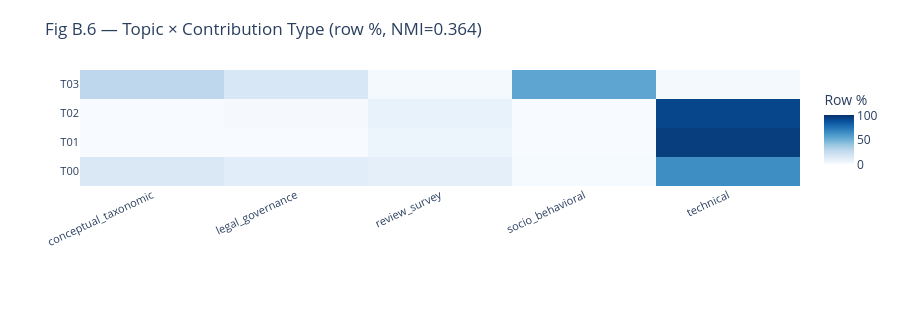

The code cell stored with this chart in its notebook:
### Code cell
# Fig B.6 — Topic × Contribution Type heatmap (row-normalised %)
df_v = df[df["topic_id_clean"] >= 0].copy()
df_v["t_short"] = df_v["topic_id_clean"].map(lambda t: f"T{t:02d}")

ct_count = pd.crosstab(df_v["t_short"], df_v["contribution_type"])
ct_count = ct_count.reindex(sorted(ct_count.index))
ct_pct   = ct_count.div(ct_count.sum(axis=1), axis=0).mul(100).round(1)

nmi_ct = normalized_mutual_info_score(
    df_v["topic_id_clean"].astype(str),
    df_v["contribution_type"].fillna("unknown"),
)

fig_ct = go.Figure(go.Heatmap(
    z=ct_pct.values,
    x=ct_pct.columns.tolist(),
    y=ct_pct.index.tolist(),
    colorscale="Blues", zmin=0, zmax=100,
    hovertemplate="%{y}  ×  %{x}<br>%{z:.1f}%  (N=%{customdata})<extra></extra>",
    customdata=ct_count.values,
    colorbar=dict(title="Row %", len=0.8),
))
fig_ct.update_layout(
    title=f"Fig B.6 — Topic × Contribution Type (row %, NMI={nmi_ct:.3f})",
    xaxis=dict(tickangle=-25, tickfont=dict(size=11)),
    yaxis=dict(tickfont=dict(size=11)),
    height=max(300, len(ct_pct) * 44 + 140),
    margin=dict(l=80, b=130, t=70, r=100),
)
fig_ct.show()
save_figure(fig_ct, "05_B6_topic_contribution_type")
print(f"NMI (topic vs Contribution Type): {nmi_ct:.3f}")

### Figure 1 — Plotly figure (JSON) as saved in the notebook; plotly's stock layout.template omitted (floating-point values rounded to 4 significant figures)
{"data": [{"colorbar": {"len": 0.8, "title": {"text": "Row %"}}, "colorscale": [[0, "rgb(247,251,255)"], [0.125, "rgb(222,235,247)"], [0.25, "rgb(198,219,239)"], [0.375, "rgb(158,202,225)"], [0.5, "rgb(107,174,214)"], [0.625, "rgb(66,146,198)"], [0.75, "rgb(33,113,181)"], [0.875, "rgb(8,81,156)"], [1, "rgb(8,48,107)"]], "customdata": [[13, 10, 8, 1, 57], [0, 0, 4, 0, 78], [0, 1, 6, 0, 75], [21, 12, 1, 41, 1]], "hovertemplate": "%{y}  ×  %{x}<br>%{z:.1f}%  (N=%{customdata})<extra></extra>", "type": "heatmap", "x": ["conceptual_taxonomic", "legal_governance", "review_survey", "socio_behavioral", "technical"], "y": ["T00", "T01", "T02", "T03"], "z": [[14.6, 11.2, 9.0, 1.1, 64.0], [0.0, 0.0, 4.9, 0.0, 95.1], [0.0, 1.2, 7.3, 0.0, 91.5], [27.6, 15.8, 1.3, 53.9, 1.3]], "zmax": 100, "zmin": 0}], "layout": {"height": 316, "margin": {"b": 130, "l": 80, "r": 100, "t": 70}, "title": {"text": "Fig B.6 — Topic × Contribution Type (row %, NMI=0.364)"}, "xaxis": {"tickangle": -25, "tickfont": {"size": 11}}, "yaxis": {"tickfont": {"size": 11}}}}
